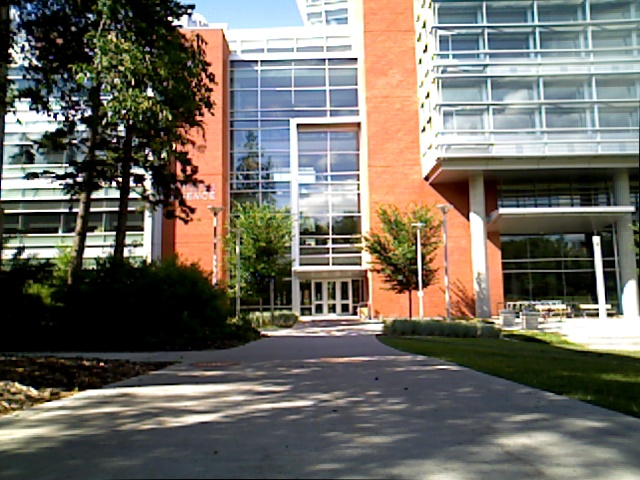
#> input picture day.jpg, 640 x 480 px
$ python test4.py
#> lines starting #> are read from the running program, lines starting #| are printed output that depends on the picture
import numpy as np
import imhist as imhist
from skimage import io

import matplotlib

matplotlib.use('TkAgg')
import matplotlib.pyplot as plt

image = io.imread("day.jpg")
#> image is the input picture: shape (480, 640, 3); mean R, G, B 111.8, 107.9, 98.9
image = image.ravel()


def get_histogram(image, bins):
    # array with size of bins, set to zeros
#> called with image = array of shape (921600,), bins = 256
    histogram = np.zeros(bins)

    # loop through pixels and sum up counts of pixels
    for pixel in image:
        histogram[int(pixel)] += 1
#> this loop made 921600 passes
#> pixel on passes 3 to 5: 0, 0, 1
#> after the loop, histogram = 256 values, max 66453 at index 0, min 1389 at index 217, mean 3600

    # return our final result
    return histogram


hist = get_histogram(image, 256)
#> hist has the same summary as histogram in get_histogram
plt.plot(hist)
plt.show()
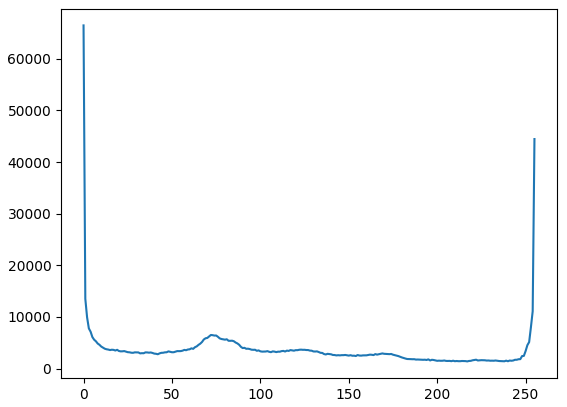
#> figure drawn by matplotlib, 1 panel; curve peaks at x = 0, y = 66453

def cumsum(a):
    a = iter(a)
    b = [next(a)]
#> b = [66453]
    for i in a:
        b.append(b[-1] + i)
#> this loop made 255 passes
#> i on passes 1 to 3: 13507, 9927, 7775
#> after the loop, b = 256 values from 66453 to 921600
    return np.array(b)


# execute the fn
cs = cumsum(hist)
#> cs = 256 values from 66453 to 921600

# display the result
# plt.plot(cs)
# plt.show()

$ run again, with night.jpg copied over day.jpg
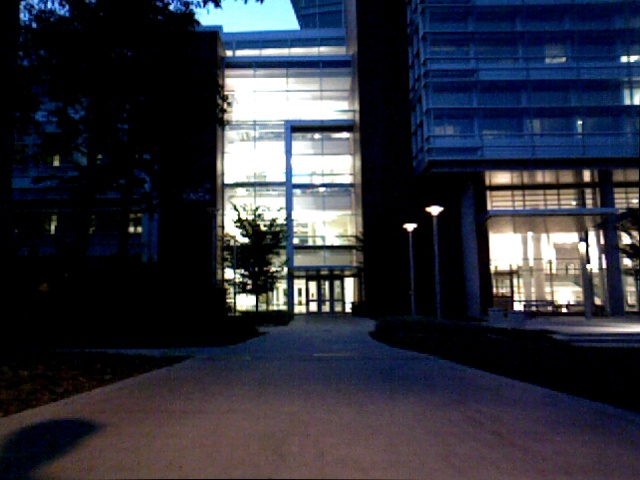
#> input picture night.jpg, 640 x 480 px
#> image is the input picture: shape (480, 640, 3); mean R, G, B 46.5, 48.4, 59
#> the loop in get_histogram, `for pixel in image:` made 921600 passes
#> pixel on passes 2 to 4: 0, 0, 0
#> after the loop in get_histogram, `for pixel in image:`: histogram = 256 values, max 269690 at index 0, min 362 at index 231, mean 3600
#> hist has the same summary as histogram in get_histogram
#> `plt.show()`:
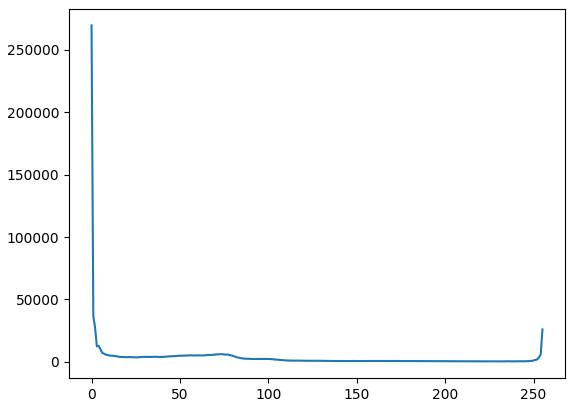
#> figure drawn by matplotlib, 1 panel; curve peaks at x = 0, y = 269690
#> in cumsum, `b = [next(a)]`: b = [269690]
#> the loop in cumsum, `for i in a:` made 255 passes
#> i on passes 1 to 3: 36568, 27634, 12427
#> after the loop in cumsum, `for i in a:`: b = 256 values from 269690 to 921600
